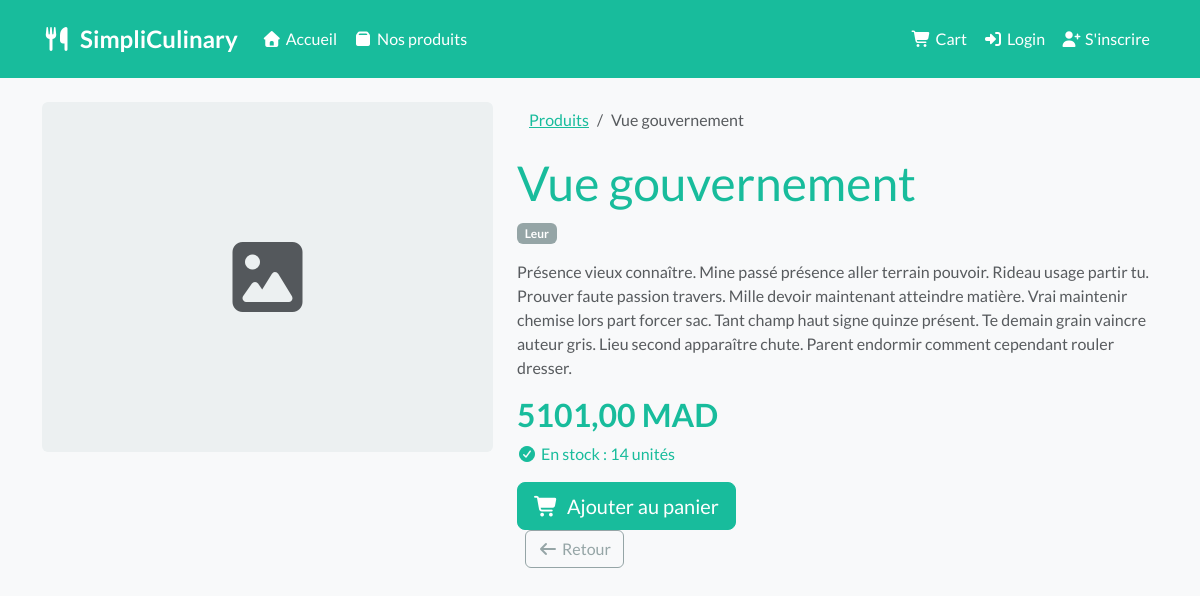
Page /products/3/ on the committed database.
### products/models.py (models this page shows, shortened)
class Product(models.Model):
    category = models.ForeignKey(
        Category, on_delete=models.SET_NULL,
        null=True, blank=True, related_name='products'
    )
    name = models.CharField(max_length=200)
    description = models.TextField()
    price = models.DecimalField(max_digits=10, decimal_places=2)
    stock = models.IntegerField(default=0)
    image = models.ImageField(upload_to='products/', blank=True, null=True)
    created_at = models.DateTimeField(auto_now_add=True)
    updated_at = models.DateTimeField(auto_now=True)
    class Meta:
        verbose_name = "Produit"
        verbose_name_plural = "Produits"

class Category(models.Model):
    name = models.CharField(max_length=200)
    description = models.TextField(blank=True)
    created_at = models.DateTimeField(auto_now_add=True)
    class Meta:
        verbose_name = "Catégorie"
        verbose_name_plural = "Catégories"

### products/views.py (the view)
# urls.py: path('<int:pk>/', ProductDetailView.as_view(), name='product_detail'),
class ProductDetailView(DetailView):
    model = Product
    template_name = 'products/productDetail.html'
    context_object_name = 'product'

### products/templates/products/productDetail.html (shortened to what this page needs)
{% extends 'base/base.html' %}
{% block content %}
<div class="row">
    <div class="col-md-5">
        {% if product.image %}
            <img src="{{ product.image.url }}" class="img-fluid rounded shadow" alt="{{ product.name }}">
        {% else %}
            <div class="bg-light rounded d-flex align-items-center justify-content-center"
                 style="height:350px;">
                <i class="fas fa-image fa-5x text-muted"></i>
            </div>
        {% endif %}
    </div>
    <div class="col-md-7">
        <nav aria-label="breadcrumb">
            <ol class="breadcrumb">
                <li class="breadcrumb-item"><a href="{% url 'product_list' %}">Produits</a></li>
                <li class="breadcrumb-item active">{{ product.name }}</li>
            </ol>
        </nav>
        <h1 class="text-success">{{ product.name }}</h1>
        {% if product.category %}
            <span class="badge bg-secondary mb-2">{{ product.category.name }}</span>
        {% endif %}
        <p class="text-muted mt-2">{{ product.description }}</p>
        <h3 class="text-success fw-bold">{{ product.price }} MAD</h3>
        {% if product.stock > 0 %}
            <p class="text-success"><i class="fas fa-check-circle me-1"></i>En stock : {{ product.stock }} unités</p>
            <form method="post" action="{% url 'add_to_cart' product.pk %}">
                <button type="submit" class="btn btn-success btn-lg">
                    <i class="fas fa-shopping-cart me-2"></i>Ajouter au panier
                </button>
            </form>
        {% else %}
            <p class="text-danger"><i class="fas fa-times-circle me-1"></i>Rupture de stock</p>
            <button class="btn btn-secondary btn-lg" disabled>Indisponible</button>
        {% endif %}
        <a href="{% url 'product_list' %}" class="btn btn-outline-secondary ms-2">
            <i class="fas fa-arrow-left me-1"></i>Retour
        </a>
    </div>
</div>
{% endblock %}

### base/templates/base/base.html (style rules this page uses)
body { background-color: #f8f9fa; }

### rows in the picture
Product: name "Vue gouvernement", category.name "Leur", description "Présence vieux connaître. Mine passé présence aller terrain pouvoir. Rideau usage partir tu. Prouver faute passion travers. Mille devoir maintenant atteindre matière. Vrai maintenir chemise lors part forcer sac. Tant champ haut signe quinze présent. Te demain grain vaincre auteur gris. Lieu second apparaître chute. Parent endormir comment cependant rouler dresser.", price "5101,00", stock "14"
